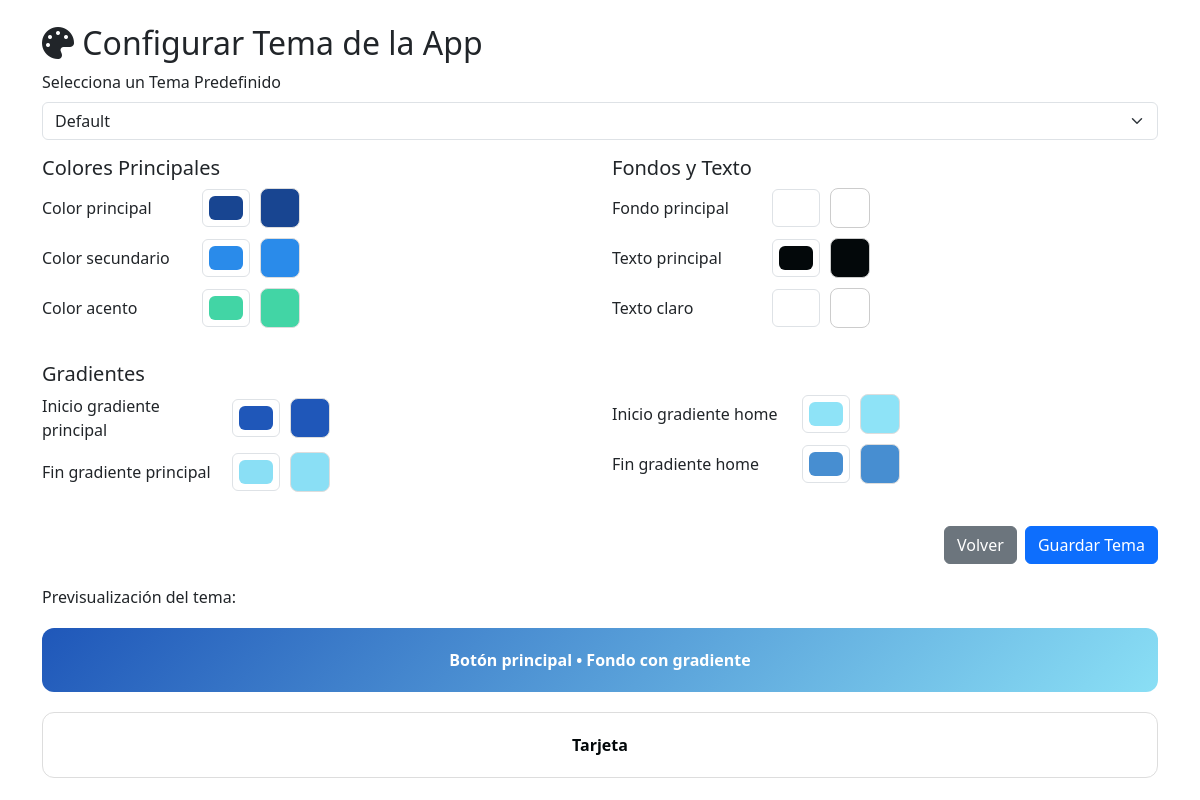
The page /adminturistecz/configurar-tema.php (signed in) on the database its author committed.
### tables this page shows
CREATE TABLE IF NOT EXISTS configuracioncolor (
    id INT PRIMARY KEY AUTO_INCREMENT,
    clave VARCHAR(50) UNIQUE NOT NULL,  
    valor TEXT,
    descripcion VARCHAR(255)
);

### adminturistecz/configurar-tema.php (the view, shortened to what this page needs)
<?php
include 'db.php';
 $sql = "SELECT valor FROM configuracioncolor WHERE clave = 'tema_activo'";
 $result = $conn1->query($sql);
 $tema = [
    'name' => 'default',
    'color_primary' => '#184591',
    'color_secondary' => '#2A8BEA',
    'color_accent' => '#42D5A5',
    'gradient_primary_start' => '#1f57b9',
    'gradient_primary_end' => '#8adff5',
    'gradient_home_start' => '#8ee3f7',
    'gradient_home_end' => '#478ed1',
    'bg_primary' => '#ffffff',
    'text_primary' => '#03080a',
    'text_light' => '#ffffff',
    'secondary-text' => '#e7ebf7',
];
if ($result && $row = $result->fetch_assoc()) {
    $stored = json_decode($row['valor'], true);
    if ($stored && isset($stored['name'])) {
        $tema = array_merge($tema, $stored);
    }
}
?>
<!DOCTYPE html>
<html lang="es">
<head>
    <link href="https://cdn.jsdelivr.net/npm/bootstrap@5.3.2/dist/css/bootstrap.min.css" rel="stylesheet">
    <link rel="stylesheet" href="https://cdnjs.cloudflare.com/ajax/libs/font-awesome/6.4.0/css/all.min.css">
</head>
<body>
    <div class="container mt-4">
        <h2><i class="fas fa-palette"></i> Configurar Tema de la App</h2>
        <form method="POST" id="themeForm">
            <div class="mb-3">
                <label for="themeSelector" class="form-label">Selecciona un Tema Predefinido</label>
                <select name="name" id="themeSelector" class="form-select" required>
                    <option value="default" <?= $tema['name'] === 'default' ? 'selected' : '' ?>>Default</option>
                </select>
            </div>
            <div class="row">
                <div class="col-md-6">
                    <h5>Colores Principales</h5>
                    <div class="color-input-group">
                        <label style="width:150px">Color principal</label>
                        <input type="color" id="color_primary" name="color_primary" value="<?= htmlspecialchars($tema['color_primary']) ?>" class="form-control form-control-color">
                        <div class="color-preview" id="preview_color_primary" style="background:<?= $tema['color_primary'] ?>"></div>
                    </div>
                    <div class="color-input-group">
                        <label style="width:150px">Color secundario</label>
                        <input type="color" id="color_secondary" name="color_secondary" value="<?= htmlspecialchars($tema['color_secondary']) ?>" class="form-control form-control-color">
                        <div class="color-preview" id="preview_color_secondary" style="background:<?= $tema['color_secondary'] ?>"></div>
                    </div>
                    <div class="color-input-group">
                        <label style="width:150px">Color acento</label>
                        <input type="color" id="color_accent" name="color_accent" value="<?= htmlspecialchars($tema['color_accent']) ?>" class="form-control form-control-color">
                        <div class="color-preview" id="preview_color_accent" style="background:<?= $tema['color_accent'] ?>"></div>
                    </div>
                </div>
                <div class="col-md-6">
                    <h5>Fondos y Texto</h5>
                    <div class="color-input-group">
                        <label style="width:150px">Fondo principal</label>
                        <input type="color" id="bg_primary" name="bg_primary" value="<?= htmlspecialchars($tema['bg_primary']) ?>" class="form-control form-control-color">
                        <div class="color-preview" id="preview_bg_primary" style="background:<?= $tema['bg_primary'] ?>; border:1px solid #ccc"></div>
                    </div>
                    <div class="color-input-group">
                        <label style="width:150px">Texto principal</label>
                        <input type="color" id="text_primary" name="text_primary" value="<?= htmlspecialchars($tema['text_primary']) ?>" class="form-control form-control-color">
                        <div class="color-preview" id="preview_text_primary" style="background:<?= $tema['text_primary'] ?>; border:1px solid #ccc"></div>
                    </div>
                    <div class="color-input-group">
                        <label style="width:150px">Texto claro</label>
                        <input type="color" id="text_light" name="text_light" value="<?= htmlspecialchars($tema['text_light']) ?>" class="form-control form-control-color">
                        <div class="color-preview" id="preview_text_light" style="background:<?= $tema['text_light'] ?>; border:1px solid #ccc"></div>
                    </div>
                </div>
            </div>
            <div class="mt-4">
                <h5>Gradientes</h5>
                <div class="row">
                    <div class="col-md-6">
                        <div class="color-input-group">
                            <label style="width:180px">Inicio gradiente principal</label>
                            <input type="color" id="gradient_primary_start" name="gradient_primary_start" value="<?= htmlspecialchars($tema['gradient_primary_start']) ?>" class="form-control form-control-color">
                            <div class="color-preview" id="preview_gradient_primary_start" style="background:<?= $tema['gradient_primary_start'] ?>"></div>
                        </div>
                        <div class="color-input-group">
                            <label style="width:180px">Fin gradiente principal</label>
                            <input type="color" id="gradient_primary_end" name="gradient_primary_end" value="<?= htmlspecialchars($tema['gradient_primary_end']) ?>" class="form-control form-control-color">
                            <div class="color-preview" id="preview_gradient_primary_end" style="background:<?= $tema['gradient_primary_end'] ?>"></div>
                        </div>
                    </div>
                    <div class="col-md-6">
                        <div class="color-input-group">
                            <label style="width:180px">Inicio gradiente home</label>
                            <input type="color" id="gradient_home_start" name="gradient_home_start" value="<?= htmlspecialchars($tema['gradient_home_start']) ?>" class="form-control form-control-color">
                            <div class="color-preview" id="preview_gradient_home_start" style="background:<?= $tema['gradient_home_start'] ?>"></div>
                        </div>
                        <div class="color-input-group">
                            <label style="width:180px">Fin gradiente home</label>
                            <input type="color" id="gradient_home_end" name="gradient_home_end" value="<?= htmlspecialchars($tema['gradient_home_end']) ?>" class="form-control form-control-color">
                            <div class="color-preview" id="preview_gradient_home_end" style="background:<?= $tema['gradient_home_end'] ?>"></div>
                        </div>
                    </div>
                </div>
            </div>
            <div class="mt-4 d-grid gap-2 d-md-flex justify-content-md-end">
                <a href="select-sitios.php" class="btn btn-secondary">Volver</a>
                <button type="submit" class="btn btn-primary">Guardar Tema</button>
            </div>
        </form>
        <div class="mt-4">
            <h6>Previsualización del tema:</h6>
            <div id="mainPreview" class="preview-box" style="background:linear-gradient(135deg, <?= $tema['gradient_primary_start'] ?>, <?= $tema['gradient_primary_end'] ?>); color:<?= $tema['text_light'] ?>">
                Botón principal • Fondo con gradiente
            </div>
            <div id="secondaryPreview" class="preview-box" style="color:<?= $tema['text_primary'] ?>; border:1px solid #ddd">
                Tarjeta
            </div>
        </div>
    </div>
</body>
</html>

### adminturistecz/configurar-tema.php (style rules this page uses)
.color-input-group { display: flex; align-items: center; gap: 10px; margin-bottom: 10px; }
.color-preview { width: 40px; height: 40px; border-radius: 8px; border: 1px solid #ddd; }
.preview-box { padding: 20px; border-radius: 12px; margin-top: 20px; font-weight: bold; text-align: center; transition: all 0.3s ease; }

### rows shown on the page
configuracioncolor: name "Default", color_primary "#184591", color_secondary "#2a8bea", color_accent "#42d5a5", bg_primary "#ffffff", text_primary "#03080a", text_light "#ffffff", gradient_primary_start "#1f57b9", gradient_primary_end "#8adff5", gradient_home_start "#8ee3f7", gradient_home_end "#478ed1"
